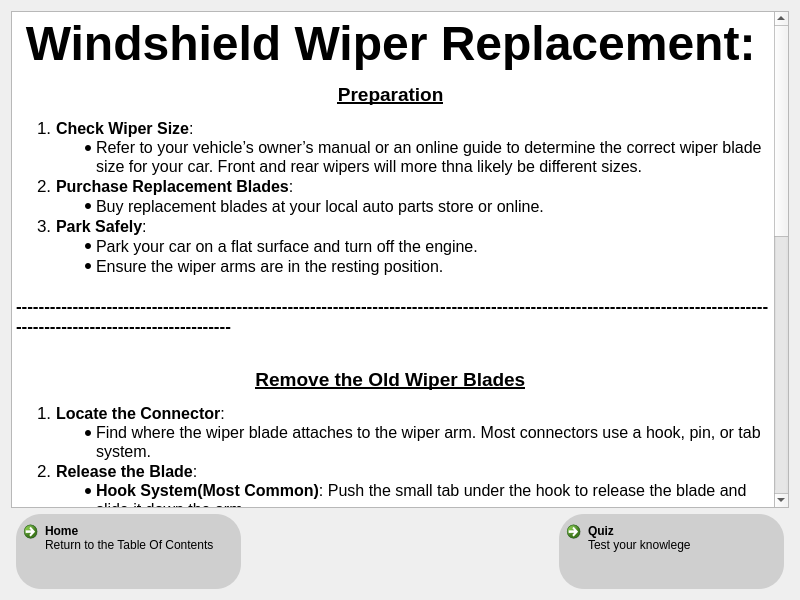
<?xml version="1.0" encoding="UTF-8"?>
<ui version="4.0">
 <class>wiperBladeInfoForm</class>
 <widget class="QWidget" name="wiperBladeInfoForm">
  <property name="geometry">
   <rect>
    <x>0</x>
    <y>0</y>
    <width>800</width>
    <height>600</height>
   </rect>
  </property>
  <property name="sizePolicy">
   <sizepolicy hsizetype="Expanding" vsizetype="Expanding">
    <horstretch>0</horstretch>
    <verstretch>0</verstretch>
   </sizepolicy>
  </property>
  <property name="minimumSize">
   <size>
    <width>800</width>
    <height>600</height>
   </size>
  </property>
  <property name="maximumSize">
   <size>
    <width>3840</width>
    <height>2160</height>
   </size>
  </property>
  <property name="windowTitle">
   <string>Form</string>
  </property>
  <layout class="QVBoxLayout" name="verticalLayout" stretch="1,0">
   <item>
    <widget class="QTextBrowser" name="textBrowser">
     <property name="sizePolicy">
      <sizepolicy hsizetype="Expanding" vsizetype="Expanding">
       <horstretch>1</horstretch>
       <verstretch>1</verstretch>
      </sizepolicy>
     </property>
     <property name="html">
      <string>&lt;!DOCTYPE HTML PUBLIC &quot;-//W3C//DTD HTML 4.0//EN&quot; &quot;http://www.w3.org/TR/REC-html40/strict.dtd&quot;&gt;
&lt;html&gt;&lt;head&gt;&lt;meta name=&quot;qrichtext&quot; content=&quot;1&quot; /&gt;&lt;meta charset=&quot;utf-8&quot; /&gt;&lt;style type=&quot;text/css&quot;&gt;
p, li { white-space: pre-wrap; }
hr { height: 1px; border-width: 0; }
li.unchecked::marker { content: &quot;\2610&quot;; }
li.checked::marker { content: &quot;\2612&quot;; }
&lt;/style&gt;&lt;/head&gt;&lt;body style=&quot; font-family:'.AppleSystemUIFont'; font-size:13pt; font-weight:400; font-style:normal;&quot;&gt;
&lt;p align=&quot;center&quot; style=&quot; margin-top:12px; margin-bottom:12px; margin-left:0px; margin-right:0px; -qt-block-indent:0; text-indent:0px;&quot;&gt;&lt;span style=&quot; font-size:36pt; font-weight:700;&quot;&gt;Windshield Wiper Replacement:&lt;/span&gt; &lt;/p&gt;
&lt;p align=&quot;center&quot; style=&quot; margin-top:12px; margin-bottom:12px; margin-left:0px; margin-right:0px; -qt-block-indent:0; text-indent:0px;&quot;&gt;&lt;img src=&quot;:/images/wipersOnCar.jpg&quot; width=&quot;250&quot; height=&quot;150&quot; /&gt;&lt;/p&gt;
&lt;p align=&quot;center&quot; style=&quot; margin-top:0px; margin-bottom:12px; margin-left:0px; margin-right:0px; -qt-block-indent:0; text-indent:0px;&quot;&gt;&lt;span style=&quot; font-size:14pt; font-weight:700; text-decoration: underline;&quot;&gt;Preparation&lt;/span&gt; &lt;/p&gt;
&lt;ol style=&quot;margin-top: 0px; margin-bottom: 0px; margin-left: 0px; margin-right: 0px; -qt-list-indent: 1;&quot;&gt;
&lt;li style=&quot; margin-top:0px; margin-bottom:0px; margin-left:0px; margin-right:0px; -qt-block-indent:0; text-indent:0px;&quot;&gt;&lt;span style=&quot; font-size:12pt; font-weight:700;&quot;&gt;Check Wiper Size&lt;/span&gt;&lt;span style=&quot; font-size:12pt;&quot;&gt;:&lt;/span&gt; 
&lt;ul style=&quot;margin-top: 0px; margin-bottom: 0px; margin-left: 0px; margin-right: 0px; -qt-list-indent: 2;&quot;&gt;
&lt;li style=&quot; margin-top:0px; margin-bottom:0px; margin-left:0px; margin-right:0px; -qt-block-indent:0; text-indent:0px;&quot;&gt;&lt;span style=&quot; font-size:12pt;&quot;&gt;Refer to your vehicle’s owner’s manual or an online guide to determine the correct wiper blade size for your car. Front and rear wipers will more thna likely be different sizes.&lt;/span&gt; &lt;/li&gt;&lt;/ul&gt;&lt;/li&gt;
&lt;li style=&quot; margin-top:0px; margin-bottom:0px; margin-left:0px; margin-right:0px; -qt-block-indent:0; text-indent:0px;&quot;&gt;&lt;span style=&quot; font-size:12pt; font-weight:700;&quot;&gt;Purchase Replacement Blades&lt;/span&gt;&lt;span style=&quot; font-size:12pt;&quot;&gt;:&lt;/span&gt; 
&lt;ul style=&quot;margin-top: 0px; margin-bottom: 0px; margin-left: 0px; margin-right: 0px; -qt-list-indent: 2;&quot;&gt;
&lt;li style=&quot; margin-top:0px; margin-bottom:0px; margin-left:0px; margin-right:0px; -qt-block-indent:0; text-indent:0px;&quot;&gt;&lt;span style=&quot; font-size:12pt;&quot;&gt;Buy replacement blades at your local auto parts store or online.&lt;/span&gt; &lt;/li&gt;&lt;/ul&gt;&lt;/li&gt;
&lt;li style=&quot; margin-top:0px; margin-bottom:0px; margin-left:0px; margin-right:0px; -qt-block-indent:0; text-indent:0px;&quot;&gt;&lt;span style=&quot; font-size:12pt; font-weight:700;&quot;&gt;Park Safely&lt;/span&gt;&lt;span style=&quot; font-size:12pt;&quot;&gt;:&lt;/span&gt; 
&lt;ul style=&quot;margin-top: 0px; margin-bottom: 0px; margin-left: 0px; margin-right: 0px; -qt-list-indent: 2;&quot;&gt;
&lt;li style=&quot; margin-top:0px; margin-bottom:0px; margin-left:0px; margin-right:0px; -qt-block-indent:0; text-indent:0px;&quot;&gt;&lt;span style=&quot; font-size:12pt;&quot;&gt;Park your car on a flat surface and turn off the engine.&lt;/span&gt; &lt;/li&gt;
&lt;li style=&quot; margin-top:0px; margin-bottom:0px; margin-left:0px; margin-right:0px; -qt-block-indent:0; text-indent:0px;&quot;&gt;&lt;span style=&quot; font-size:12pt;&quot;&gt;Ensure the wiper arms are in the resting position.&lt;/span&gt; &lt;/li&gt;&lt;/ul&gt;&lt;/li&gt;&lt;/ol&gt;
&lt;p style=&quot;-qt-paragraph-type:empty; margin-top:0px; margin-bottom:0px; margin-left:0px; margin-right:0px; -qt-block-indent:0; text-indent:0px;&quot;&gt;&lt;br /&gt;&lt;/p&gt;
&lt;p style=&quot; margin-top:0px; margin-bottom:12px; margin-left:0px; margin-right:0px; -qt-block-indent:0; text-indent:0px;&quot;&gt;&lt;span style=&quot; font-family:'Arial','sans-serif'; font-weight:700;&quot;&gt;---------------------------------------------------------------------------------------------------------------------------------------------------------------------------&lt;/span&gt;&lt;/p&gt;
&lt;p style=&quot; margin-top:12px; margin-bottom:0px; margin-left:0px; margin-right:0px; -qt-block-indent:0; text-indent:0px;&quot;&gt;&lt;span style=&quot; font-size:12pt;&quot;&gt; &lt;/span&gt; &lt;/p&gt;
&lt;p align=&quot;center&quot; style=&quot; margin-top:0px; margin-bottom:12px; margin-left:0px; margin-right:0px; -qt-block-indent:0; text-indent:0px;&quot;&gt;&lt;span style=&quot; font-size:14pt; font-weight:700; text-decoration: underline;&quot;&gt;Remove the Old Wiper Blades&lt;/span&gt;&lt;span style=&quot; font-size:14pt; font-weight:700;&quot;&gt; &lt;/span&gt;&lt;/p&gt;
&lt;ol style=&quot;margin-top: 0px; margin-bottom: 0px; margin-left: 0px; margin-right: 0px; -qt-list-indent: 1;&quot;&gt;
&lt;li style=&quot; margin-top:0px; margin-bottom:0px; margin-left:0px; margin-right:0px; -qt-block-indent:0; text-indent:0px;&quot;&gt;&lt;span style=&quot; font-size:12pt; font-weight:700;&quot;&gt;Locate the Connector&lt;/span&gt;&lt;span style=&quot; font-size:12pt;&quot;&gt;:&lt;/span&gt; 
&lt;ul style=&quot;margin-top: 0px; margin-bottom: 0px; margin-left: 0px; margin-right: 0px; -qt-list-indent: 2;&quot;&gt;
&lt;li style=&quot; margin-top:0px; margin-bottom:0px; margin-left:0px; margin-right:0px; -qt-block-indent:0; text-indent:0px;&quot;&gt;&lt;span style=&quot; font-size:12pt;&quot;&gt;Find where the wiper blade attaches to the wiper arm. Most connectors use a hook, pin, or tab system.&lt;/span&gt; &lt;/li&gt;&lt;/ul&gt;&lt;/li&gt;
&lt;li style=&quot; margin-top:0px; margin-bottom:0px; margin-left:0px; margin-right:0px; -qt-block-indent:0; text-indent:0px;&quot;&gt;&lt;span style=&quot; font-size:12pt; font-weight:700;&quot;&gt;Release the Blade&lt;/span&gt;&lt;span style=&quot; font-size:12pt;&quot;&gt;:&lt;/span&gt; 
&lt;ul style=&quot;margin-top: 0px; margin-bottom: 0px; margin-left: 0px; margin-right: 0px; -qt-list-indent: 2;&quot;&gt;
&lt;li style=&quot; margin-top:0px; margin-bottom:0px; margin-left:0px; margin-right:0px; -qt-block-indent:0; text-indent:0px;&quot;&gt;&lt;span style=&quot; font-size:12pt; font-weight:700;&quot;&gt;Hook System(Most Common)&lt;/span&gt;&lt;span style=&quot; font-size:12pt;&quot;&gt;: Push the small tab under the hook to release the blade and slide it down the arm.&lt;/span&gt; &lt;/li&gt;
&lt;li style=&quot; margin-top:0px; margin-bottom:0px; margin-left:0px; margin-right:0px; -qt-block-indent:0; text-indent:0px;&quot;&gt;&lt;span style=&quot; font-size:12pt; font-weight:700;&quot;&gt;Pin System&lt;/span&gt;&lt;span style=&quot; font-size:12pt;&quot;&gt;: Press the tab or button near the pin and pull the blade off.&lt;/span&gt; &lt;/li&gt;
&lt;li style=&quot; margin-top:0px; margin-bottom:0px; margin-left:0px; margin-right:0px; -qt-block-indent:0; text-indent:0px;&quot;&gt;&lt;span style=&quot; font-size:12pt; font-weight:700;&quot;&gt;Side Pin or Other Systems&lt;/span&gt;&lt;span style=&quot; font-size:12pt;&quot;&gt;: Refer to the wiper blade packaging for specific instructions.&lt;/span&gt; &lt;/li&gt;&lt;/ul&gt;&lt;/li&gt;
&lt;li style=&quot; margin-top:0px; margin-bottom:0px; margin-left:0px; margin-right:0px; -qt-block-indent:0; text-indent:0px;&quot;&gt;&lt;span style=&quot; font-size:12pt; font-weight:700;&quot;&gt;Remove Carefully&lt;/span&gt;&lt;span style=&quot; font-size:12pt;&quot;&gt;:&lt;/span&gt; 
&lt;ul style=&quot;margin-top: 0px; margin-bottom: 0px; margin-left: 0px; margin-right: 0px; -qt-list-indent: 2;&quot;&gt;
&lt;li style=&quot; margin-top:0px; margin-bottom:0px; margin-left:0px; margin-right:0px; -qt-block-indent:0; text-indent:0px;&quot;&gt;&lt;span style=&quot; font-size:12pt;&quot;&gt;Gently pull the wiper blade away from the arm. &lt;/span&gt;&lt;span style=&quot; font-size:12pt; font-weight:700;&quot;&gt;Be careful not to let the bare arm snap back onto the windshield, as it could crack the glass.&lt;/span&gt; &lt;/li&gt;&lt;/ul&gt;&lt;/li&gt;&lt;/ol&gt;
&lt;p style=&quot;-qt-paragraph-type:empty; margin-top:0px; margin-bottom:0px; margin-left:0px; margin-right:0px; -qt-block-indent:0; text-indent:0px;&quot;&gt;&lt;br /&gt;&lt;/p&gt;
&lt;p style=&quot; margin-top:0px; margin-bottom:12px; margin-left:0px; margin-right:0px; -qt-block-indent:0; text-indent:0px;&quot;&gt;&lt;span style=&quot; font-family:'Arial','sans-serif'; font-weight:700;&quot;&gt;---------------------------------------------------------------------------------------------------------------------------------------------------------------------------&lt;/span&gt;&lt;/p&gt;
&lt;p style=&quot;-qt-paragraph-type:empty; margin-top:0px; margin-bottom:12px; margin-left:0px; margin-right:0px; -qt-block-indent:0; text-indent:0px; font-family:'Arial','sans-serif'; font-weight:700;&quot;&gt;&lt;br /&gt;&lt;/p&gt;
&lt;p align=&quot;center&quot; style=&quot; margin-top:12px; margin-bottom:0px; margin-left:0px; margin-right:0px; -qt-block-indent:0; text-indent:0px;&quot;&gt;&lt;span style=&quot; font-size:12pt;&quot;&gt; &lt;/span&gt; &lt;img src=&quot;:/images/wiperinstall.jpg&quot; width=&quot;250&quot; height=&quot;350&quot; /&gt;&lt;/p&gt;
&lt;p align=&quot;center&quot; style=&quot;-qt-paragraph-type:empty; margin-top:12px; margin-bottom:0px; margin-left:0px; margin-right:0px; -qt-block-indent:0; text-indent:0px;&quot;&gt;&lt;br /&gt;&lt;/p&gt;
&lt;p align=&quot;center&quot; style=&quot; margin-top:0px; margin-bottom:12px; margin-left:0px; margin-right:0px; -qt-block-indent:0; text-indent:0px;&quot;&gt;&lt;span style=&quot; font-size:14pt; font-weight:700; text-decoration: underline;&quot;&gt;Install the New Wiper Blades&lt;/span&gt;&lt;span style=&quot; font-size:14pt; font-weight:700;&quot;&gt; &lt;/span&gt;&lt;/p&gt;
&lt;ol style=&quot;margin-top: 0px; margin-bottom: 0px; margin-left: 0px; margin-right: 0px; -qt-list-indent: 1;&quot;&gt;
&lt;li style=&quot; margin-top:0px; margin-bottom:0px; margin-left:0px; margin-right:0px; -qt-block-indent:0; text-indent:0px;&quot;&gt;&lt;span style=&quot; font-size:12pt; font-weight:700;&quot;&gt;Align the New Blade&lt;/span&gt;&lt;span style=&quot; font-size:12pt;&quot;&gt;:&lt;/span&gt; 
&lt;ul style=&quot;margin-top: 0px; margin-bottom: 0px; margin-left: 0px; margin-right: 0px; -qt-list-indent: 2;&quot;&gt;
&lt;li style=&quot; margin-top:0px; margin-bottom:0px; margin-left:0px; margin-right:0px; -qt-block-indent:0; text-indent:0px;&quot;&gt;&lt;span style=&quot; font-size:12pt;&quot;&gt;Slide the new blade into the hook or pin system until you hear a click, or it feels securely locked.&lt;/span&gt; &lt;/li&gt;&lt;/ul&gt;&lt;/li&gt;
&lt;li style=&quot; margin-top:0px; margin-bottom:0px; margin-left:0px; margin-right:0px; -qt-block-indent:0; text-indent:0px;&quot;&gt;&lt;span style=&quot; font-size:12pt; font-weight:700;&quot;&gt;Double-Check&lt;/span&gt;&lt;span style=&quot; font-size:12pt;&quot;&gt;:&lt;/span&gt; 
&lt;ul style=&quot;margin-top: 0px; margin-bottom: 0px; margin-left: 0px; margin-right: 0px; -qt-list-indent: 2;&quot;&gt;
&lt;li style=&quot; margin-top:0px; margin-bottom:0px; margin-left:0px; margin-right:0px; -qt-block-indent:0; text-indent:0px;&quot;&gt;&lt;span style=&quot; font-size:12pt;&quot;&gt;Wiggle the blade slightly to ensure it is firmly attached to the wiper arm.&lt;/span&gt; &lt;/li&gt;&lt;/ul&gt;&lt;/li&gt;
&lt;li style=&quot; margin-top:0px; margin-bottom:0px; margin-left:0px; margin-right:0px; -qt-block-indent:0; text-indent:0px;&quot;&gt;&lt;span style=&quot; font-size:12pt; font-weight:700;&quot;&gt;Lower the Wiper Arm&lt;/span&gt;&lt;span style=&quot; font-size:12pt;&quot;&gt;:&lt;/span&gt; 
&lt;ul style=&quot;margin-top: 0px; margin-bottom: 0px; margin-left: 0px; margin-right: 0px; -qt-list-indent: 2;&quot;&gt;
&lt;li style=&quot; margin-top:0px; margin-bottom:0px; margin-left:0px; margin-right:0px; -qt-block-indent:0; text-indent:0px;&quot;&gt;&lt;span style=&quot; font-size:12pt;&quot;&gt;Carefully lower the wiper arm back onto the windshield.&lt;/span&gt; &lt;/li&gt;&lt;/ul&gt;&lt;/li&gt;&lt;/ol&gt;
&lt;p style=&quot;-qt-paragraph-type:empty; margin-top:0px; margin-bottom:0px; margin-left:0px; margin-right:0px; -qt-block-indent:0; text-indent:0px;&quot;&gt;&lt;br /&gt;&lt;/p&gt;
&lt;p style=&quot; margin-top:0px; margin-bottom:0px; margin-left:0px; margin-right:0px; -qt-block-indent:0; text-indent:0px;&quot;&gt;&lt;span style=&quot; font-family:'Arial','sans-serif'; font-weight:700;&quot;&gt;---------------------------------------------------------------------------------------------------------------------------------------------------------------------------&lt;/span&gt;&lt;/p&gt;
&lt;p style=&quot;-qt-paragraph-type:empty; margin-top:0px; margin-bottom:0px; margin-left:0px; margin-right:0px; -qt-block-indent:0; text-indent:0px; font-family:'Arial','sans-serif'; font-weight:700;&quot;&gt;&lt;br /&gt;&lt;/p&gt;
&lt;p align=&quot;center&quot; style=&quot; margin-top:0px; margin-bottom:12px; margin-left:0px; margin-right:0px; -qt-block-indent:0; text-indent:0px;&quot;&gt;&lt;img src=&quot;:/images/whenToReplaceWipers.jpg&quot; width=&quot;250&quot; height=&quot;150&quot; /&gt;&lt;/p&gt;
&lt;p align=&quot;center&quot; style=&quot; margin-top:0px; margin-bottom:0px; margin-left:0px; margin-right:0px; -qt-block-indent:0; text-indent:0px;&quot;&gt;&lt;span style=&quot; font-size:14pt; font-weight:700;&quot;&gt; &lt;/span&gt;&lt;span style=&quot; font-size:14pt; font-weight:700; text-decoration: underline;&quot;&gt;Test the wipers&lt;/span&gt;&lt;span style=&quot; font-size:14pt; font-weight:700;&quot;&gt; &lt;/span&gt;&lt;/p&gt;
&lt;ol style=&quot;margin-top: 0px; margin-bottom: 0px; margin-left: 0px; margin-right: 0px; -qt-list-indent: 1;&quot;&gt;
&lt;li style=&quot; margin-top:0px; margin-bottom:0px; margin-left:0px; margin-right:0px; -qt-block-indent:0; text-indent:0px;&quot;&gt;&lt;span style=&quot; font-size:12pt;&quot;&gt;Spray the windshield and check to see if they wipe correctly. &lt;/span&gt;&lt;/li&gt;
&lt;li style=&quot; margin-top:0px; margin-bottom:12px; margin-left:0px; margin-right:0px; -qt-block-indent:0; text-indent:0px;&quot;&gt;&lt;span style=&quot; font-size:12pt;&quot;&gt;If all looks and functions good, throw old wipers away, and remember that it is best to replace them at least once a year, or when they start streaking, squeaking, and/or rattling.&lt;/span&gt; &lt;/li&gt;&lt;/ol&gt;&lt;/body&gt;&lt;/html&gt;</string>
     </property>
    </widget>
   </item>
   <item>
    <layout class="QHBoxLayout" name="horizontalLayout">
     <property name="leftMargin">
      <number>5</number>
     </property>
     <property name="rightMargin">
      <number>5</number>
     </property>
     <item>
      <widget class="QCommandLinkButton" name="tableOfContentsButton">
       <property name="sizePolicy">
        <sizepolicy hsizetype="Fixed" vsizetype="Fixed">
         <horstretch>0</horstretch>
         <verstretch>0</verstretch>
        </sizepolicy>
       </property>
       <property name="minimumSize">
        <size>
         <width>225</width>
         <height>75</height>
        </size>
       </property>
       <property name="maximumSize">
        <size>
         <width>225</width>
         <height>75</height>
        </size>
       </property>
       <property name="styleSheet">
        <string notr="true">background-color: rgb(207, 207, 207);
border-radius: 25%;</string>
       </property>
       <property name="text">
        <string>Home</string>
       </property>
       <property name="icon">
        <iconset theme="QIcon::ThemeIcon::GoHome"/>
       </property>
       <property name="description">
        <string>Return to the Table Of Contents</string>
       </property>
      </widget>
     </item>
     <item>
      <spacer name="horizontalSpacer">
       <property name="orientation">
        <enum>Qt::Orientation::Horizontal</enum>
       </property>
       <property name="sizeHint" stdset="0">
        <size>
         <width>40</width>
         <height>20</height>
        </size>
       </property>
      </spacer>
     </item>
     <item>
      <widget class="QCommandLinkButton" name="wiperBladeQuizButton">
       <property name="sizePolicy">
        <sizepolicy hsizetype="Fixed" vsizetype="Fixed">
         <horstretch>0</horstretch>
         <verstretch>0</verstretch>
        </sizepolicy>
       </property>
       <property name="minimumSize">
        <size>
         <width>225</width>
         <height>75</height>
        </size>
       </property>
       <property name="maximumSize">
        <size>
         <width>225</width>
         <height>75</height>
        </size>
       </property>
       <property name="styleSheet">
        <string notr="true">background-color: rgb(207, 207, 207);
border-radius: 25%;</string>
       </property>
       <property name="text">
        <string>Quiz</string>
       </property>
       <property name="description">
        <string>Test your knowlege</string>
       </property>
      </widget>
     </item>
    </layout>
   </item>
  </layout>
 </widget>
 <resources/>
 <connections/>
</ui>
